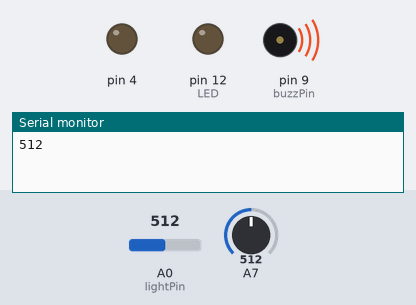
A sketch run on a simulated Arduino Uno, built with avr-gcc and run on an emulated ATmega328P. Parts: output pins drawn as LEDs (lit = HIGH), buzzer (waves = sounding), the last lines printed to the serial monitor. Inputs (shaded band) come from the test bench; at power-on: A0 (lightPin) = 512, A7 = 512.

Above: at 1.8 s.
1.9 s: A0 (lightPin) set to 684
5.4 s: A0 (lightPin) set to 709
At 8.2 s:
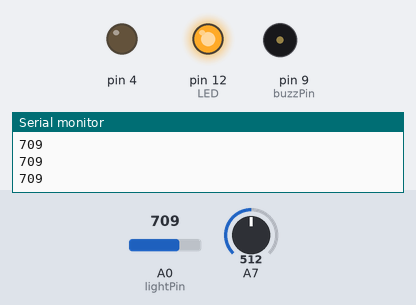
8.5 s: A0 (lightPin) set to 690
At 10.6 s:
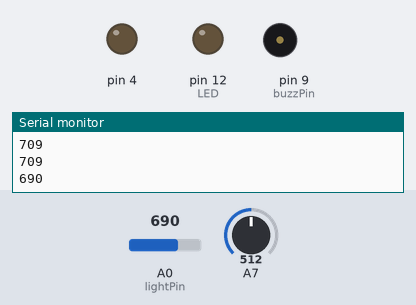
14.5 s: A0 (lightPin) set to 710
At 15.7 s:
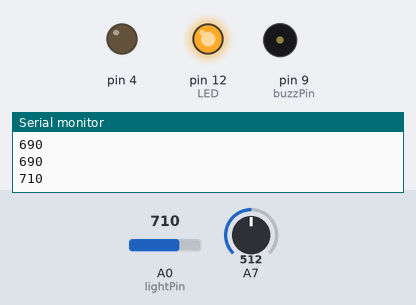
Timing chart, 0 to 17.5 s (numbered marks = the images above; inputs shaded):
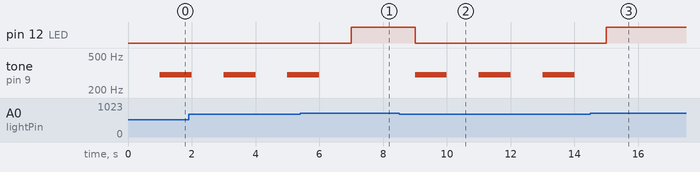

Measured:
- the behaviour switches between 699 and 700 on A0 (lightPin) (found by bisection; images 0 and 1)
- after the input at 5.4 s, pin 12 (LED): LOW → HIGH after 1.6 s; tone on pin 9 (buzzPin): goes on until 6.0 s, then stays silent
- after the input at 8.5 s, pin 12 (LED): HIGH → LOW after 0.50 s; tone on pin 9 (buzzPin): alternates 300 Hz for 1.0 s and silent for 1.0 s, starting after 0.50 s
- after the input at 14.5 s, pin 12 (LED): LOW → HIGH after 0.51 s; tone on pin 9 (buzzPin): stays silent (without the input it goes to 300 Hz after 0.51 s)
- by itself, tone on pin 9 (buzzPin): alternates 300 Hz for 1.0 s and silent for 1.0 s

The sketch:

tripwire.ino
```cpp
int lightPin = A0;
int buzzPin = 9;
int LED = 12;

void setup() {
  pinMode(4, OUTPUT);
  pinMode(buzzPin, OUTPUT);
  pinMode(LED, OUTPUT);
  Serial.begin(9600);
}

void loop() {
  Serial.println(analogRead(lightPin));
  analogRead((lightPin)/2);
  delay(1000);

  if (analogRead(0) < 700) { //Nilai sensor ketika kondisi steady
    tone(buzzPin, 300); //frekuensi buzzer 300 Hz
    digitalWrite(LED, LOW);
    delay(1000); //delay 1 detik
    noTone(buzzPin);
    digitalWrite(LED, LOW);
  } else {
    noTone(buzzPin);
    digitalWrite(LED, HIGH);
  }
}
```
